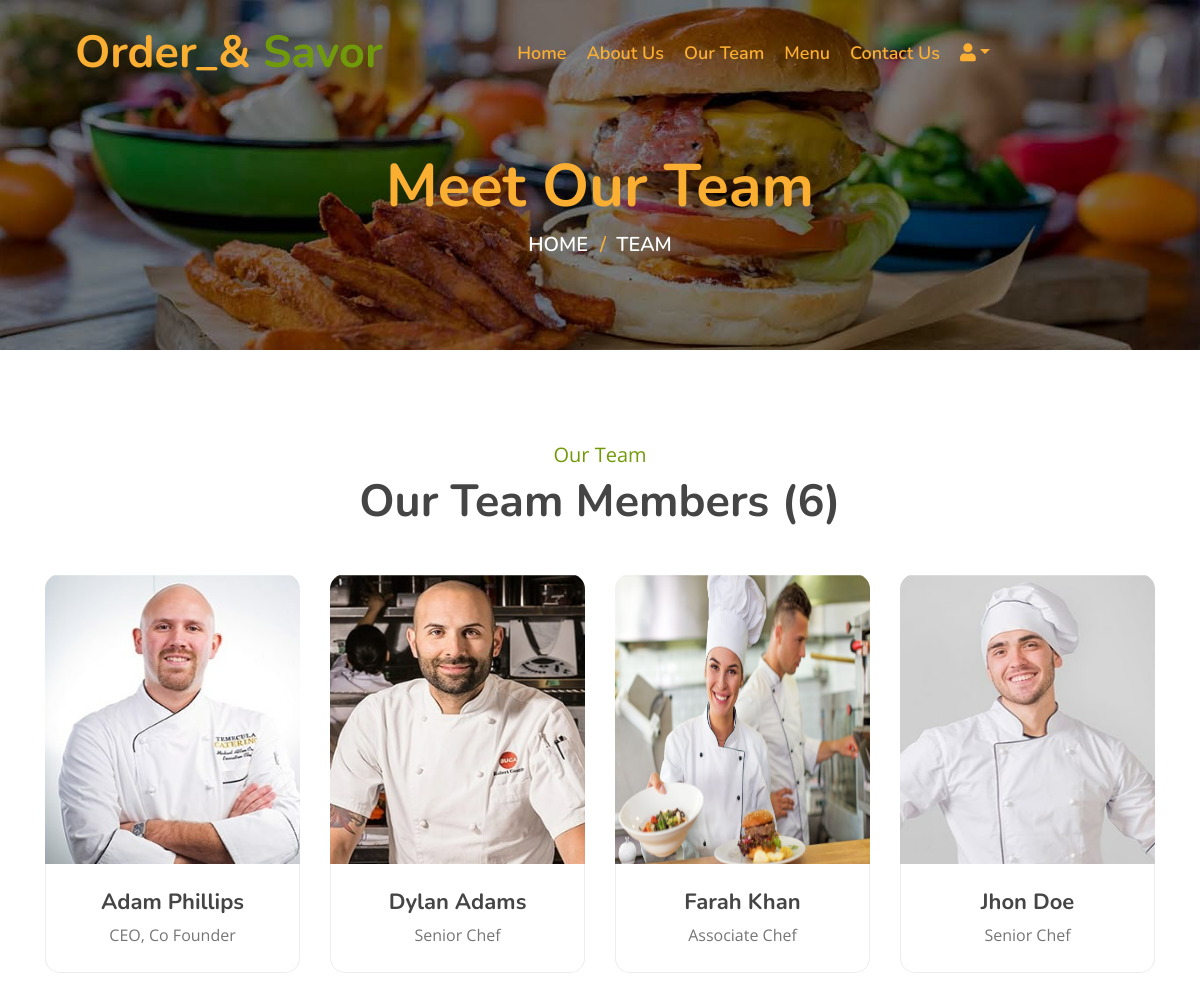
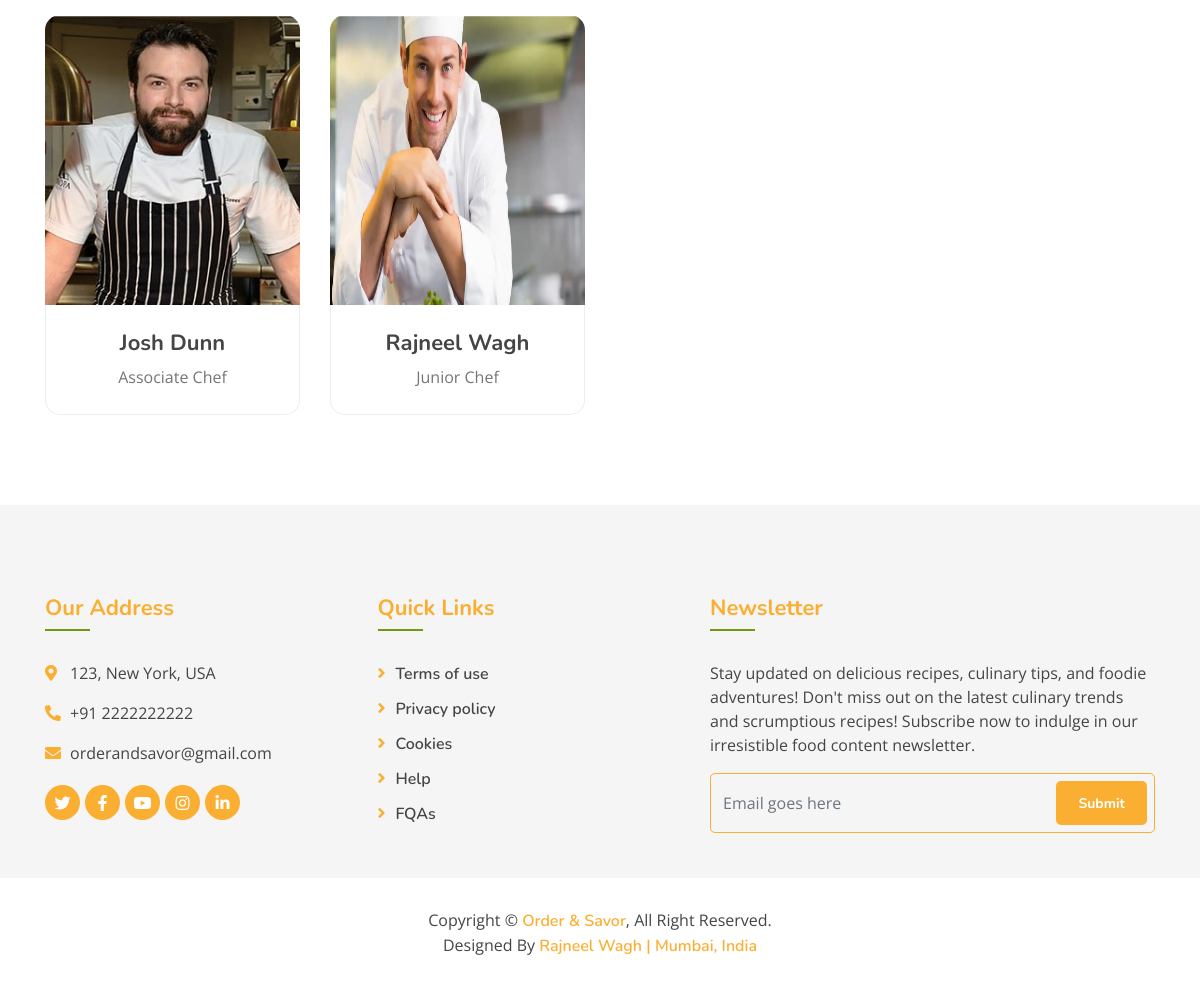
Page /team/ on the committed database (2 pictures, top to bottom).
### myapp/models.py (models this page shows, shortened)
class Team(models.Model):
    name = models.CharField(max_length=100)
    designation = models.CharField(max_length=100)
    image = models.ImageField(upload_to="media/team/")
    added_on = models.DateTimeField(default=timezone.now)
    updated_on = models.DateTimeField(auto_now=True)

### myapp/views.py (the view)
# urls.py: path('team/',views.team_members,name="team"),
def team_members(request):
  context={}
  members = Team.objects.all().order_by('name')
  context['team_members'] = members
  return render(request,'team.html',context)

### templates/team.html (shortened to what this page needs)
{% extends "base.html" %}
{% block content %}
        <div class="page-header">
            <div class="container">
                <div class="row">
                    <div class="col-12">
                        <h2>Meet Our Team</h2>
                    </div>
                    <div class="col-12">
                        <a href="/">Home</a>
                        <a href="{% url 'team' %}">Team</a>
                    </div>
                </div>
            </div>
        </div>
        <div class="team">
            <div class="container">
                <div class="section-header text-center">
                    <p>Our Team</p>
                    <h2>Our Team Members ({{team_members|length}})</h2>
                </div>
                <div class="row">
                {% for m in team_members %}
                    <div class="col-lg-3 col-md-6">
                        <div class="team-item">
                            <div class="team-img">
                                <img src="{{m.image.url}}" style="height:275px;" alt="Chef {{m.name}}">
                                <div class="team-social">
                                </div>
                            </div>
                            <div class="team-text">
                                <h2>{{m.name}}</h2>
                                <p>{{m.designation}}</p>
                            </div>
                        </div>
                    </div>
                {% endfor %}
                </div>
            </div>
        </div>
{% endblock %}

### templates/base.html (shortened to what this page needs)
<!DOCTYPE html>
{% load static %}
<html lang="en">
    <head>
        <link href="https://stackpath.bootstrapcdn.com/bootstrap/4.4.1/css/bootstrap.min.css" rel="stylesheet">
        <link href="https://cdnjs.cloudflare.com/ajax/libs/font-awesome/5.10.0/css/all.min.css" rel="stylesheet">
        <link href="/static/lib/animate/animate.min.css" rel="stylesheet">
        <link href="/static/lib/owlcarousel/assets/owl.carousel.min.css" rel="stylesheet">
        <link href="/static/lib/flaticon/font/flaticon.css" rel="stylesheet">
        <link href="/static/lib/tempusdominus/css/tempusdominus-bootstrap-4.min.css" rel="stylesheet" />
        <link href="/static/css/style.css" rel="stylesheet">
    </head>
    <body>
        <div class="navbar navbar-expand-lg bg-light navbar-light">
            <div class="container-fluid">
                <a href="{% url 'index' %}" class="navbar-brand">Order_& <span>Savor</span></a>
                <div class="collapse navbar-collapse justify-content-start" id="navbarCollapse">
                    <div class="navbar-nav mx-auto">
                        <a href="{% url 'index' %}" class="nav-item nav-link active">Home</a>
                        <a href="{% url 'about' %}" class="nav-item nav-link active">About Us</a>
                        <a href="{% url 'team' %}" class="nav-item nav-link active">Our Team</a>
                        <a href="{% url 'all_dishes' %}" class="nav-item nav-link active">Menu</a>
                        <a href="{% url 'contact' %}" class="nav-item nav-link active">Contact Us</a>
                        <a href="#" class="nav-link nav-item dropdown-toggle active" data-toggle="dropdown"><i class="fas fa-user"></i></a>
                    </div>
                </div>
            </div>
        </div>
        {% block content %}
        {% endblock content %}
        <div class="footer">
          <div class="container">
              <div class="row">
                  <div class="col-lg-7">
                      <div class="row">
                          <div class="col-md-6">
                              <div class="footer-contact">
                                  <h2>Our Address</h2>
                                  <p><i class="fa fa-map-marker-alt"></i>123, New York, USA</p>
                                  <p><i class="fa fa-phone-alt"></i>+91 2222222222</p>
                                  <p><i class="fa fa-envelope"></i>orderandsavor@gmail.com</p>
                                  <div class="footer-social">
                                      <a href=""><i class="fab fa-twitter"></i></a>
                                      <a href=""><i class="fab fa-facebook-f"></i></a>
                                      <a href=""><i class="fab fa-youtube"></i></a>
                                      <a href=""><i class="fab fa-instagram"></i></a>
                                      <a href=""><i class="fab fa-linkedin-in"></i></a>
                                  </div>
                              </div>
                          </div>
                          <div class="col-md-6">
                              <div class="footer-link">
                                  <h2>Quick Links</h2>
                                  <a href="#">Terms of use</a>
                                  <a href="#">Privacy policy</a>
                                  <a href="#">Cookies</a>
                                  <a href="#">Help</a>
                                  <a href="#">FQAs</a>
                              </div>
                          </div>
                      </div>
                  </div>
                  <div class="col-lg-5">
                      <div class="footer-newsletter">
                          <h2>Newsletter</h2>
                          <p>
                            Stay updated on delicious recipes, culinary tips, and foodie adventures! Don't miss out on the latest culinary trends and scrumptious recipes! Subscribe now to indulge in our irresistible food content newsletter.
                          </p>
                          <div class="form">
                              <input class="form-control" placeholder="Email goes here">
                              <button class="btn custom-btn">Submit</button>
                          </div>
                      </div>
                  </div>
              </div>
          </div>
          <div class="copyright">
              <div class="container">
                  <p>Copyright &copy; <a href="#">Order & Savor</a>, All Right Reserved.</p>
                  <br>
                  <p>Designed By <a href="https://www.linkedin.com/in/rajneel-w-07b97924b/">Rajneel Wagh | Mumbai, India</a></p>
              </div>
          </div>
        </div>
    </body>
</html>

### rows in the picture
Team: image (picture), name "Adam Phillips", designation "CEO, Co Founder"
Team: image (picture), name "Dylan Adams", designation "Senior Chef"
Team: image (picture), name "Farah Khan", designation "Associate Chef"
Team: image (picture), name "Jhon Doe", designation "Senior Chef"
Team: image (picture), name "Josh Dunn", designation "Associate Chef"
Team: image (picture), name "Rajneel Wagh", designation "Junior Chef"

### other values in the picture
{{ team_members|length }} "6"
